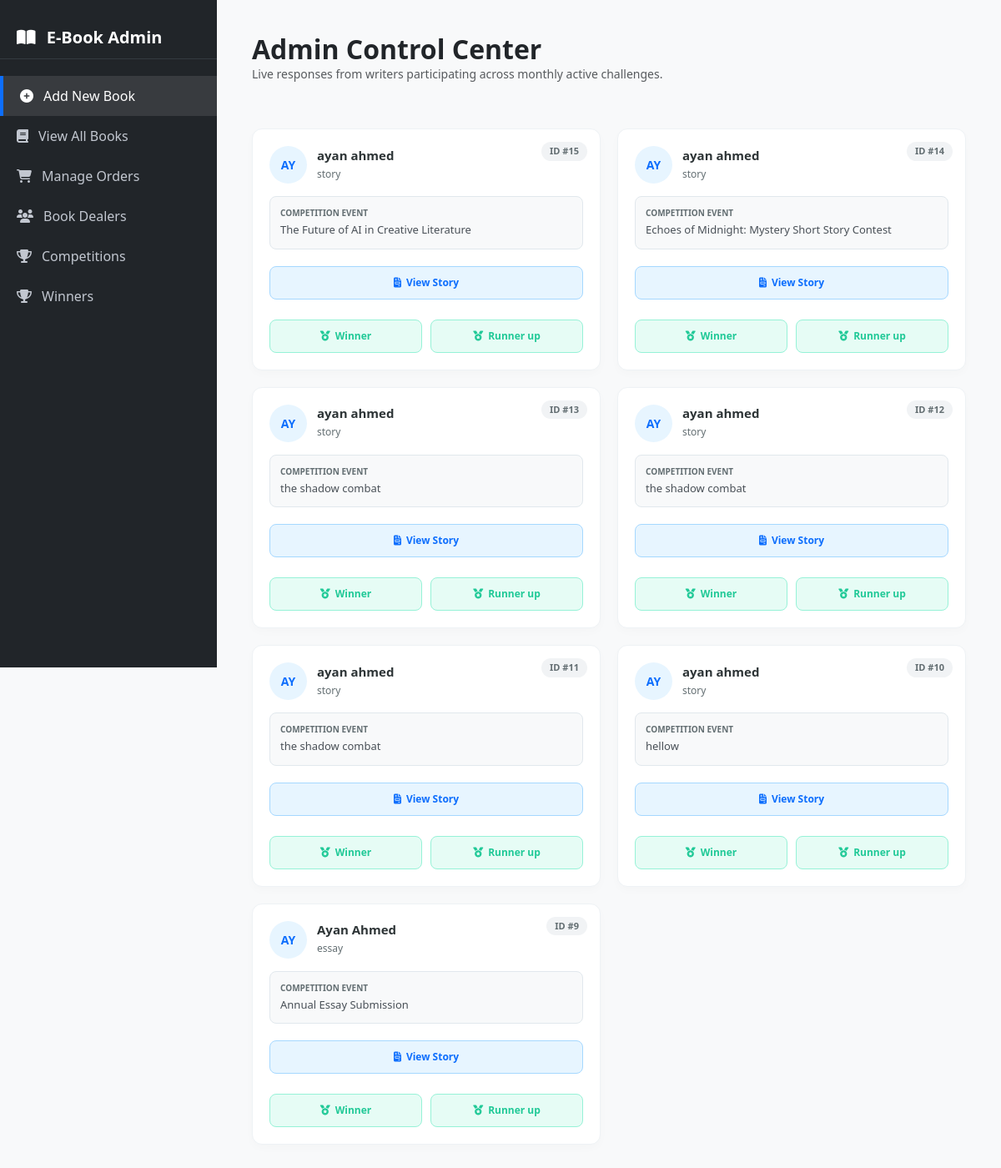
The page /admin/winners.php (signed in) on the database its author committed.
### tables this page shows
CREATE TABLE `submissions` (
  `id` int(11) NOT NULL,
  `user_id` int(11) NOT NULL,
  `competition_id` int(11) NOT NULL,
  `user_name` varchar(100) NOT NULL,
  `competition_type` varchar(100) NOT NULL,
  `title` varchar(255) NOT NULL,
  `content` text DEFAULT NULL,
  `file_path` varchar(255) DEFAULT NULL,
  `created_at` timestamp NOT NULL DEFAULT current_timestamp()
);

CREATE TABLE `competitions` (
  `id` int(11) NOT NULL,
  `title` varchar(255) NOT NULL,
  `description` text NOT NULL,
  `reward` varchar(255) NOT NULL,
  `deadline` date NOT NULL,
  `status` enum('active','upcoming') NOT NULL DEFAULT 'upcoming',
  `created_at` timestamp NOT NULL DEFAULT current_timestamp()
);

### admin/winners.php (the view, shortened to what this page needs)
<?php
include('../auth.php');
?>
<!DOCTYPE html>
<html lang="en">
<head>
    <link href="https://cdn.jsdelivr.net/npm/bootstrap@5.3.0/dist/css/bootstrap.min.css" rel="stylesheet">
    <link rel="stylesheet" href="https://cdnjs.cloudflare.com/ajax/libs/font-awesome/6.4.0/css/all.min.css">
</head>
<body>
    <aside class="sidebar">
        <div class="brand-title">
            <i class="fa-solid fa-book-open me-2"></i> E-Book Admin
        </div>
        <nav class="nav flex-column">
            <a class="nav-link active" href="#"><i class="fa-solid fa-plus-circle"></i> Add New Book</a>
            <a class="nav-link" href="viewBooks.php"><i class="fa-solid fa-book"></i> View All Books</a>
            <a class="nav-link" href="#"><i class="fa-solid fa-shopping-cart"></i> Manage Orders</a>
            <a class="nav-link" href="#"><i class="fa-solid fa-users"></i> Book Dealers</a>
            <a class="nav-link" href="competition.php"><i class="fa-solid fa-trophy"></i>Competitions</a>
            <a class="nav-link" href="winners.php"><i class="fa-solid fa-trophy"></i>Winners</a>
        </nav>
    </aside>
    <main class="main-content">
        <div class="container-fluid">
            <div class="d-flex justify-content-between align-items-center mb-4">
                <div>
                    <h2 class="fw-bold text-dark m-0">Admin Control Center</h2>
                <p class="text-muted small">Live responses from writers participating across monthly active challenges.</p>
                </div>
            </div>
          <div class="submissions-grid">
<?php
$sub_query = "SELECT s.*, c.title as comp_title
              FROM submissions s
              LEFT JOIN competitions c ON s.competition_id = c.id
              ORDER BY s.id DESC";
$sub_result = mysqli_query($conn, $sub_query);
while ($sub = mysqli_fetch_assoc($sub_result)) {
    $initials = strtoupper(substr($sub['user_name'], 0, 2));
?>
    <div class="modern-card">
        <span class="card-id">ID #<?php echo $sub['id']; ?></span>
        <div>
            <div class="user-meta">
                <div class="avatar-placeholder"><?php echo $initials; ?></div>
                <div class="user-details">
                    <h5><?php echo $sub['user_name']; ?></h5>
                    <span><?php echo $sub['competition_type']; ?></span>
                </div>
            </div>
            <div class="comp-info">
                <span class="label">Competition Event</span>
                <p class="title-text"><?php echo $sub['comp_title'] ?? $sub['title']; ?></p>
            </div>
        </div>
        <a href="#" class="btn-action btn-view-doc">
            <i class="fa-solid fa-file-invoice"></i> View Story
        </a>
        <br>
        <div class="card-actions">
            <a href="#" class="btn-action btn-select-winner">
                <i class="fa-solid fa-medal"></i> Winner
            </a>
            <a href="#" class="btn-action btn-select-winner">
                <i class="fa-solid fa-medal"></i> Runner up
            </a>
        </div>
    </div>
<?php } ?>
</div>
        </div>
    </main>
</body>
</html>

### admin/winners.php (style rules this page uses)
:root { --sidebar-bg: #212529; --main-bg: #f8f9fa; }
body { background-color: var(--main-bg); font-family: 'Segoe UI', Tahoma, Geneva, Verdana, sans-serif; }
.sidebar { width: 260px; height: 100vh; position: fixed; top: 0; left: 0; background-color: var(--sidebar-bg); padding-top: 20px; z-index: 100; }
.sidebar .brand-title { color: #fff; font-size: 20px; font-weight: 700; padding: 10px 20px; margin-bottom: 20px; border-bottom: 1px solid #343a40; }
.sidebar .nav-link { color: #c2c7d0; padding: 12px 20px; font-weight: 500; display: flex; align-items: center; gap: 12px; transition: all 0.3s; }
.sidebar .nav-link:hover, .sidebar .nav-link.active { color: #fff; background-color: rgba(255,255,255,0.1); border-left: 4px solid #0d6efd; }
.main-content { margin-left: 260px; padding: 40px 30px; min-height: 100vh; }
.submissions-grid { display: grid; grid-template-columns: repeat(auto-fill, minmax(300px, 1fr)); gap: 20px; padding-top: 15px; }
.modern-card { background-color: #ffffff; border: 1px solid #eef2f5; border-radius: 12px; padding: 20px; position: relative; transition: all 0.3s ease; box-shadow: 0 4px 12px rgba(0, 0, 0, 0.02); display: flex; flex-direction: column; justify-content: space-between; }
.card-id { position: absolute; top: 15px; right: 15px; background-color: #f1f3f5; color: #636e72; font-size: 11px; font-weight: 600; padding: 3px 10px; border-radius: 20px; }
.user-meta { display: flex; align-items: center; gap: 12px; margin-bottom: 15px; }
.avatar-placeholder { width: 45px; height: 45px; background-color: #e7f5ff; border-radius: 50%; display: flex; align-items: center; justify-content: center; color: #0d6efd; font-size: 14px; font-weight: 600; }
.user-details h5 { font-size: 15px; font-weight: 700; color: #2d3436; margin: 0; }
.user-details span { color: #636e72; font-size: 12px; }
.comp-info { background-color: #f8f9fa; border-radius: 8px; padding: 12px; border: 1px solid #e1e8ed; margin-bottom: 20px; }
.comp-info .label { font-size: 10px; color: #636e72; text-transform: uppercase; font-weight: 700; display: block; margin-bottom: 3px; }
.comp-info .title-text { font-weight: 500; font-size: 13px; color: #495057; margin: 0; }
.card-actions { display: flex; gap: 10px; }
.btn-action { flex: 1; padding: 10px; border-radius: 8px; font-size: 12px; font-weight: 600; text-align: center; cursor: pointer; text-decoration: none; display: flex; align-items: center; justify-content: center; gap: 6px; transition: all 0.2s ease; }
.btn-view-doc { background-color: #e7f5ff; color: #0d6efd; border: 1px solid #a5d8ff; }
.btn-select-winner { background-color: #e6fcf5; color: #20c997; border: 1px solid #96f2d7; }

### rows shown on the page
submissions: id "15", user_name "AY", user_name "ayan ahmed", competition_type "story", competition.title "The Future of AI in Creative Literature"
submissions: id "14", user_name "AY", user_name "ayan ahmed", competition_type "story", competition.title "Echoes of Midnight: Mystery Short Story Contest"
submissions: id "13", user_name "AY", user_name "ayan ahmed", competition_type "story", title "the shadow combat"
submissions: id "12", user_name "AY", user_name "ayan ahmed", competition_type "story", title "the shadow combat"
submissions: id "11", user_name "AY", user_name "ayan ahmed", competition_type "story", title "the shadow combat"
submissions: id "10", user_name "AY", user_name "ayan ahmed", competition_type "story", title "hellow"
submissions: id "9", user_name "AY", user_name "Ayan Ahmed", competition_type "essay", title "Annual Essay Submission"
